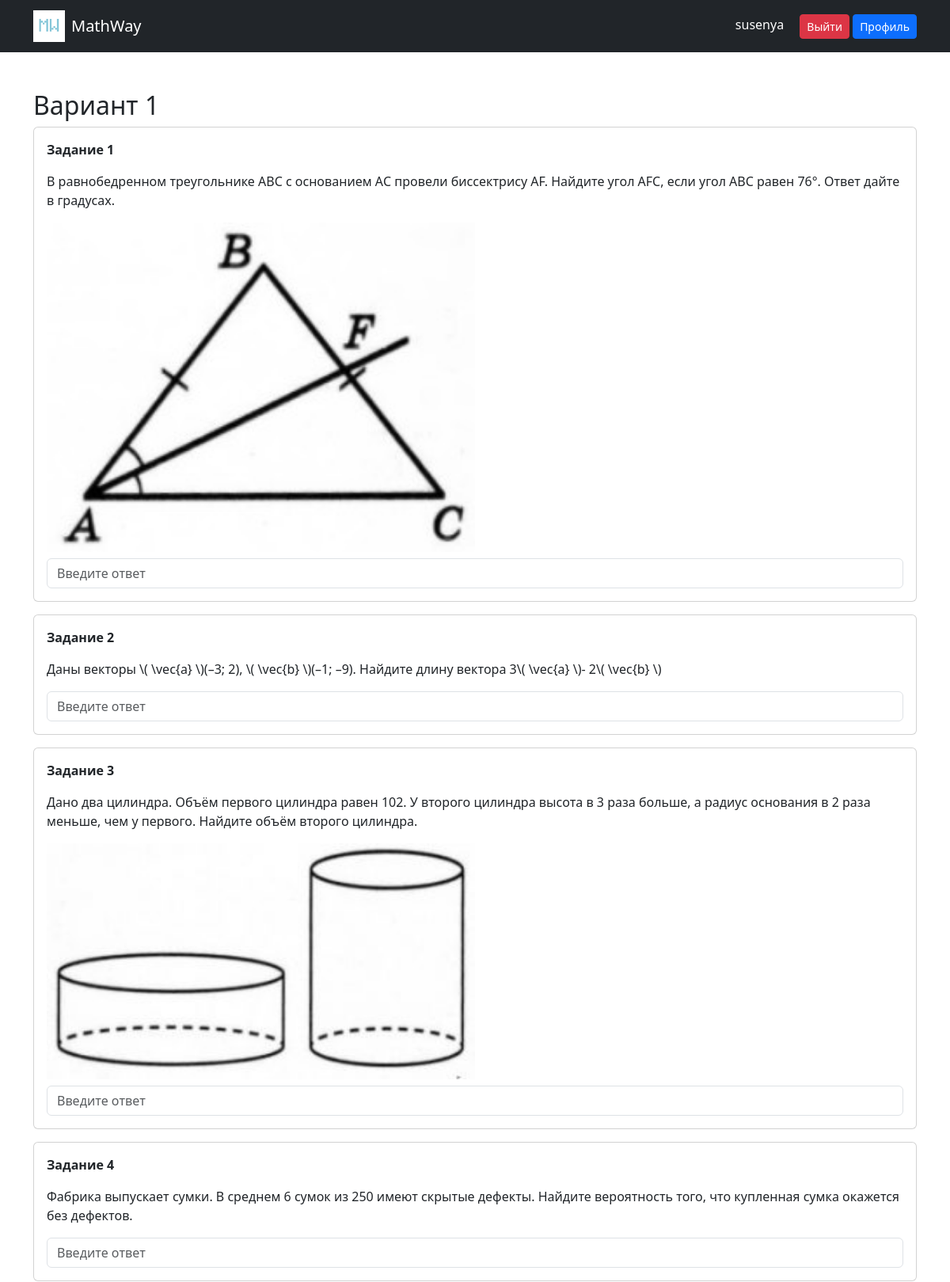
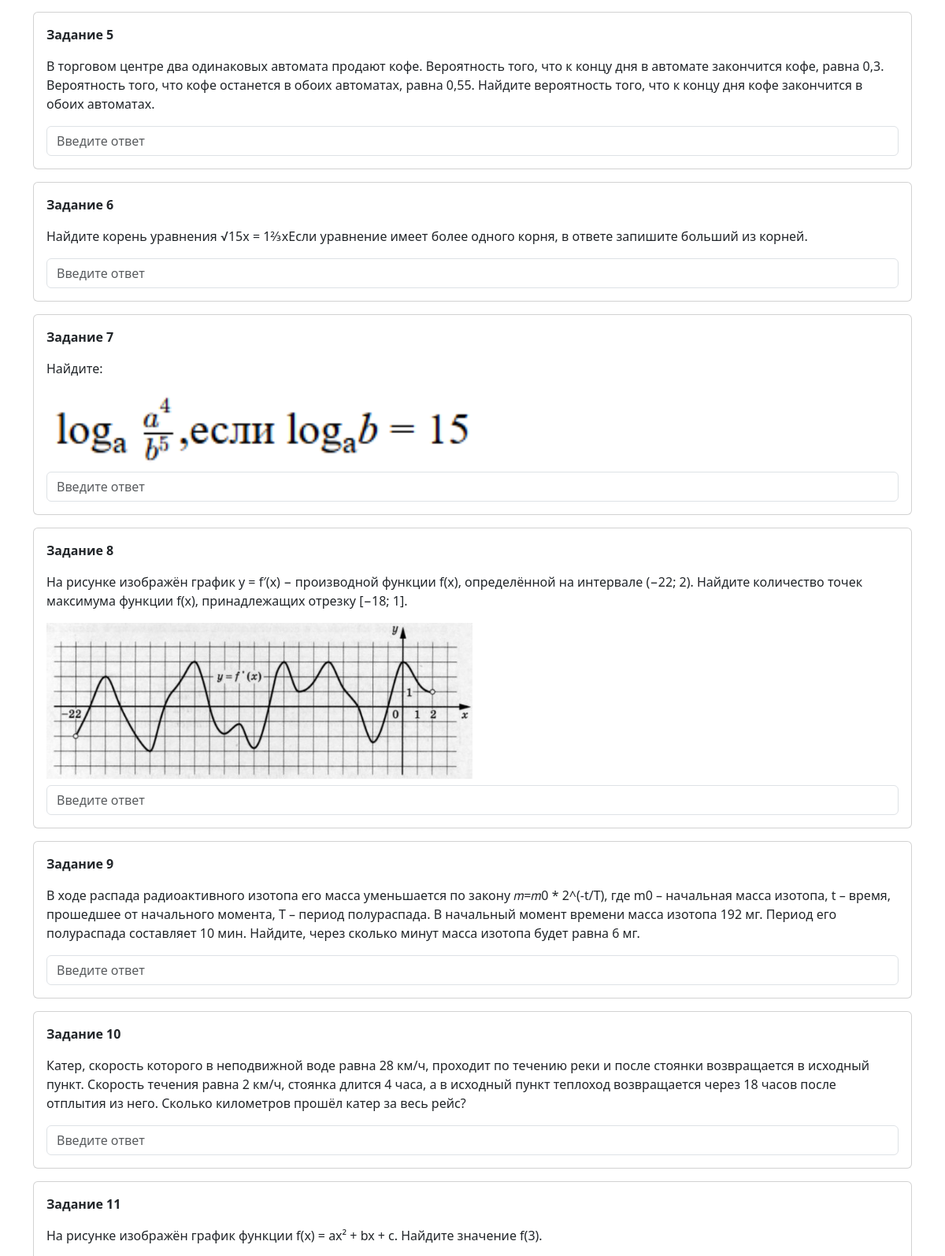
Screenshot of /variant/1 (signed in, upper part) with the database file from the repository (2 pictures, top to bottom).
### models.py (models this page shows)
class User(db.Model, UserMixin):
    id = db.Column(db.Integer, primary_key=True)
    username = db.Column(db.String(100), unique=True, nullable=False)
    password = db.Column(db.String(200), nullable=False)
    email = db.Column(db.String(100), unique=True, nullable=False)
    solved_var = db.Column(db.Integer, nullable=False, default=0)
    avatar = db.Column(db.String(200), nullable=True)
    count_task = db.Column(db.Integer, default=0)

class Task(db.Model):
    id = db.Column(db.Integer, primary_key=True)
    question = db.Column(db.Text, nullable=False)
    answer = db.Column(db.String(100), nullable=False)
    topic = db.Column(db.String(10), nullable=False)
    image_url = db.Column(db.String(255))

### main.py (the view)
@app.route('/variant/<int:var_num>')
def variant(var_num):
    tasks = []
    for i in range(1, 13):
        tasks_topic = Task.query.filter_by(topic=i).order_by(Task.id).all()
        idx = (var_num - 1) % len(tasks_topic)
        task = tasks_topic[idx]
        tasks.append(task)
    return render_template('variant.html', tasks=tasks, var_num=var_num)

### main.py (called while the page is built)
@login_manager.user_loader
def load_user(user_id):
    return User.query.get(int(user_id))

### templates/variant.html (shortened to what this page needs)
{% extends "base.html" %}
{% block content %}
<h2>Вариант {{ var_num }}</h2>
<form method="POST" action="/check_variant/{{ var_num }}">
    {% for task in tasks %}
    <div class="card p-3 mb-3">
        <p><b>Задание {{ loop.index }}</b></p>
        <p>{{ task.question }}</p>
        {% if task.image_url and task.image_url|trim and task.image_url != 'images/2/none.png' %}
        <img src="{{ url_for('static', filename=task.image_url) }}" class="img-fluid w-50 mb-2">
        {% endif %}
        <input type="text"
               name="answer_{{ task.id }}"
               class="form-control"
               placeholder="Введите ответ"
        >
    </div>
    {% endfor %}
</form>
{% endblock %}

### templates/base.html (shortened to what this page needs)
<!DOCTYPE html>
<html>
<head>
    <link href="https://cdn.jsdelivr.net/npm/bootstrap@5.3.0/dist/css/bootstrap.min.css" rel="stylesheet">
</head>
<body>
<nav class="navbar navbar-dark bg-dark">
    <div class="container">
        <a class="navbar-brand d-flex align-items-center" href="/">
    <img src="{{ url_for('static', filename='images/logo.png') }}"
         alt="logo"
         height="40"
         class="me-2">
            MathWay
        </a>
        <div>
            {% if current_user.is_authenticated %}
                <span class="text-white me-3">
                    {{ current_user.username }}
                </span>
                <a href="/logout" class="btn btn-danger btn-sm">Выйти</a>
                <a href="/profile" class="btn btn-primary btn-sm">Профиль</a>
            {% else %}
                <a href="/login" class="btn btn-secondary btn-sm me-2">Вход</a>
                <a href="/register" class="btn btn-primary btn-sm">Регистрация</a>
            {% endif %}
        </div>
    </div>
</nav>
<div class="container mt-5">
    {% block content %}{% endblock %}
</div>
</body>
</html>

### rows the page displays
User: username "susenya"
Task: question "В равнобедренном треугольнике АВС с основанием АС провели биссектрису AF. Найдите угол AFС, если угол ABC равен 76°. Ответ дайте в градусах.", image_url (picture)
Task: question "Даны векторы \\( \\vec{a} \\)(–3; 2), \\( \\vec{b} \\)(–1; –9). Найдите длину вектора 3\\( \\vec{a} \\)- 2\\( \\vec{b} \\)"
Task: question "Дано два цилиндра. Объём первого цилиндра равен 102. У второго цилиндра высота в 3 раза больше, а радиус основания в 2 раза меньше, чем у первого. Найдите объём второго цилиндра.", image_url (picture)
Task: question "Фабрика выпускает сумки. В среднем 6 сумок из 250 имеют скрытые дефекты. Найдите вероятность того, что купленная сумка окажется без дефектов."
Task: question "В торговом центре два одинаковых автомата продают кофе. Вероятность того, что к концу дня в автомате закончится кофе, равна 0,3. Вероятность того, что кофе останется в обоих автоматах, равна 0,55. Найдите вероятность того, что к концу дня кофе закончится в обоих автоматах."
Task: question "Найдите корень уравнения √15x = 1⅔xЕсли уравнение имеет более одного корня, в ответе запишите больший из корней."
Task: question "Найдите:", image_url (picture)
Task: question "На рисунке изображён график y = f′(x) − производной функции f(x), определённой на интервале (−22; 2). Найдите количество точек максимума функции f(x), принадлежащих отрезку [−18; 1].", image_url (picture)
Task: question "В ходе распада радиоактивного изотопа его масса уменьшается по закону 𝑚=𝑚0 * 2^(-t/T), где m0 – начальная масса изотопа, t – время, прошедшее от начального момента, Т – период полураспада. В начальный момент времени масса изотопа 192 мг. Период его полураспада составляет 10 мин. Найдите, через сколько минут масса изотопа будет равна 6 мг."
Task: question "Катер, скорость которого в неподвижной воде равна 28 км/ч, проходит по течению реки и после стоянки возвращается в исходный пункт. Скорость течения равна 2 км/ч, стоянка длится 4 часа, а в исходный пункт теплоход возвращается через 18 часов после отплытия из него. Сколько километров прошёл катер за весь рейс?"
Task: question "На рисунке изображён график функции f(x) = ax² + bx + c. Найдите значение f(3)."

### other values shown
{{ var_num }} "1"
